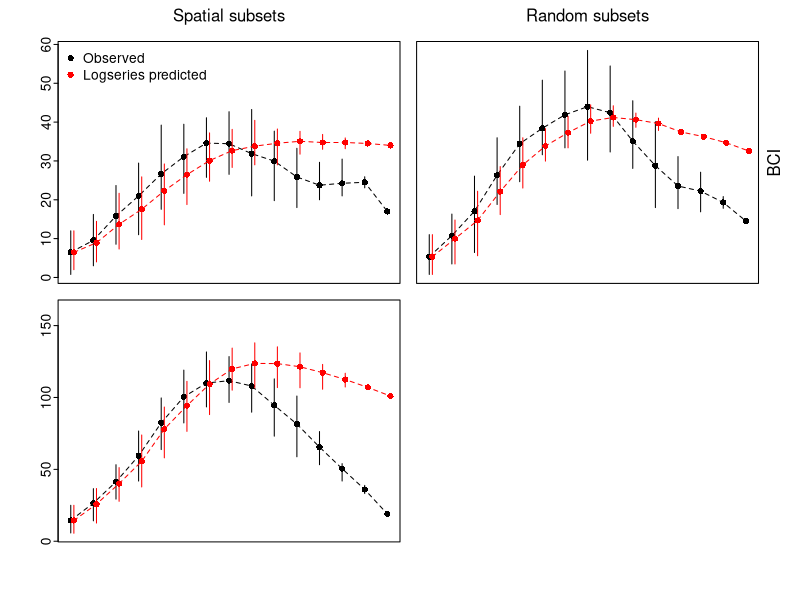

Write R code to recreate this figure. (Note: this script raises an error after producing the figure.)
scalePlot <- function(summ, y, jit = 1, col = 'black', ylim = NULL, add = FALSE, ...) {
    x <- summ$scale * jit
    
    if(is.null(ylim)) {
        ylim <- range(summ[, grep(y, colnames(summ))])
    }
    
    if(add) {
        lines(x, summ[[y]], col = col, lty = 2)
        segments(x0 = x, 
                 y0 = summ[[paste(y, 'ci1', sep = '.')]], y1 = summ[[paste(y, 'ci2', sep = '.')]], 
                 col = col)
        points(x, summ[[y]], pch = 16, col = col)
    } else {
        plot(x, summ[[y]], pch = 16, col = col, ylim = ylim,
             panel.first = {
                 lines(x, summ[[y]], col = col, lty = 2)
                 segments(x0 = x, 
                          y0 = summ[[paste(y, 'ci1', sep = '.')]], y1 = summ[[paste(y, 'ci2', sep = '.')]], 
                          col = col)
             }, ...)
    }
}

singScaleSumm <- read.csv('scaling_fisherSingletons.csv', as.is = TRUE)

par(mfrow = c(2, 2), mar = c(0, 0, 0, 0) + 0.5, oma = c(3, 3, 2, 2), mgp = c(2, 0.25, 0), tcl = -0.25)

scalePlot(singScaleSumm[singScaleSumm$site == 'BCI', ], 'n1obs', log = 'x', xaxt = 'n')
scalePlot(singScaleSumm[singScaleSumm$site == 'BCI', ], 'n1fish', add = TRUE, jit = 1.1, col = 'red')
legend('topleft', legend = c('Observed', 'Logseries predicted'), col = c('black', 'red'), pch = 16, bty = 'n')
mtext('Spatial subsets', side = 3, line = 1)

scalePlot(singScaleSumm[singScaleSumm$site == 'BCI', ], 'perm.n1obs', log = 'x', xaxt = 'n', yaxt = 'n')
scalePlot(singScaleSumm[singScaleSumm$site == 'BCI', ], 'perm.n1fish', add = TRUE, jit = 1.1, col = 'red')
mtext('BCI', side = 4, line = 0.5)
mtext('Random subsets', side = 3, line = 1)

scalePlot(singScaleSumm[singScaleSumm$site == 'PASO', ], 'n1obs', log = 'x', xaxt = 'n')
scalePlot(singScaleSumm[singScaleSumm$site == 'PASO', ], 'n1fish', add = TRUE, jit = 1.1, col = 'red', xaxt = 'n')
logAxis(1, expLab = TRUE)

scalePlot(singScaleSumm[singScaleSumm$site == 'PASO', ], 'perm.n1obs', log = 'x', xaxt = 'n', yaxt = 'n')
scalePlot(singScaleSumm[singScaleSumm$site == 'PASO', ], 'perm.n1fish', add = TRUE, jit = 1.1, col = 'red', xaxt = 'n')
logAxis(1, expLab = TRUE)
mtext('PASO', side = 4, line = 0.5)

mtext(expression('Area ('*m^2*')'), side = 1, line = 1, outer = TRUE)
mtext('Number of singletons', side = 2, line = 1, outer = TRUE)


par(mfrow = c(2, 1), mar = c(0, 0, 0, 0) + 0.5, oma = c(3, 3, 2, 2), mgp = c(2, 0.25, 0), tcl = -0.25)

scalePlot(singScaleSumm[singScaleSumm$site == 'BCI', ], 'n1obs', log = 'x', xaxt = 'n')
scalePlot(singScaleSumm[singScaleSumm$site == 'BCI', ], 'perm.n1obs', add = TRUE, jit = 1.1, col = 'red')
mtext('BCI', side = 4, line = 0.5)

scalePlot(singScaleSumm[singScaleSumm$site == 'PASO', ], 'n1obs', log = 'x', xaxt = 'n')
scalePlot(singScaleSumm[singScaleSumm$site == 'PASO', ], 'perm.n1obs', add = TRUE, jit = 1.1, col = 'red')
logAxis(1, expLab = TRUE)
mtext('PASO', side = 4, line = 0.5)

mtext(expression('Area ('*m^2*')'), side = 1, line = 1, outer = TRUE)
mtext('Number of singletons', side = 2, line = 1, outer = TRUE)





relLLScaleSumm <- read.csv('scaling_fisherRelLL.csv', as.is = TRUE)

par(mfrow = c(2, 2), mar = c(0, 0, 0, 0) + 0.5, oma = c(3, 3, 2, 2), mgp = c(2, 0.25, 0), tcl = -0.25)
scalePlot(relLLScaleSumm[relLLScaleSumm$site == 'BCI', ], 'llST', log = 'x')
scalePlot(relLLScaleSumm[relLLScaleSumm$site == 'BCI', ], 'llF', col = 'red', add = TRUE)

scalePlot(relLLScaleSumm[relLLScaleSumm$site == 'BCI', ], 'perm.llST', log = 'x')
scalePlot(relLLScaleSumm[relLLScaleSumm$site == 'BCI', ], 'perm.llF', col = 'red', add = TRUE)

scalePlot(relLLScaleSumm[relLLScaleSumm$site == 'PASO', ], 'llST', log = 'x')
scalePlot(relLLScaleSumm[relLLScaleSumm$site == 'PASO', ], 'llF', col = 'red', add = TRUE)

scalePlot(relLLScaleSumm[relLLScaleSumm$site == 'PASO', ], 'perm.llST', log = 'x')
scalePlot(relLLScaleSumm[relLLScaleSumm$site == 'PASO', ], 'perm.llF', col = 'red', add = TRUE)


with(relLLScaleSumm[relLLScaleSumm$site == 'PASO', ], plot(scale, llF - llST, type = 'b'))
with(relLLScale[relLLScale$site == 'PASO', ], points(scale, llF - llST, type = 'b', col = 'red'))
